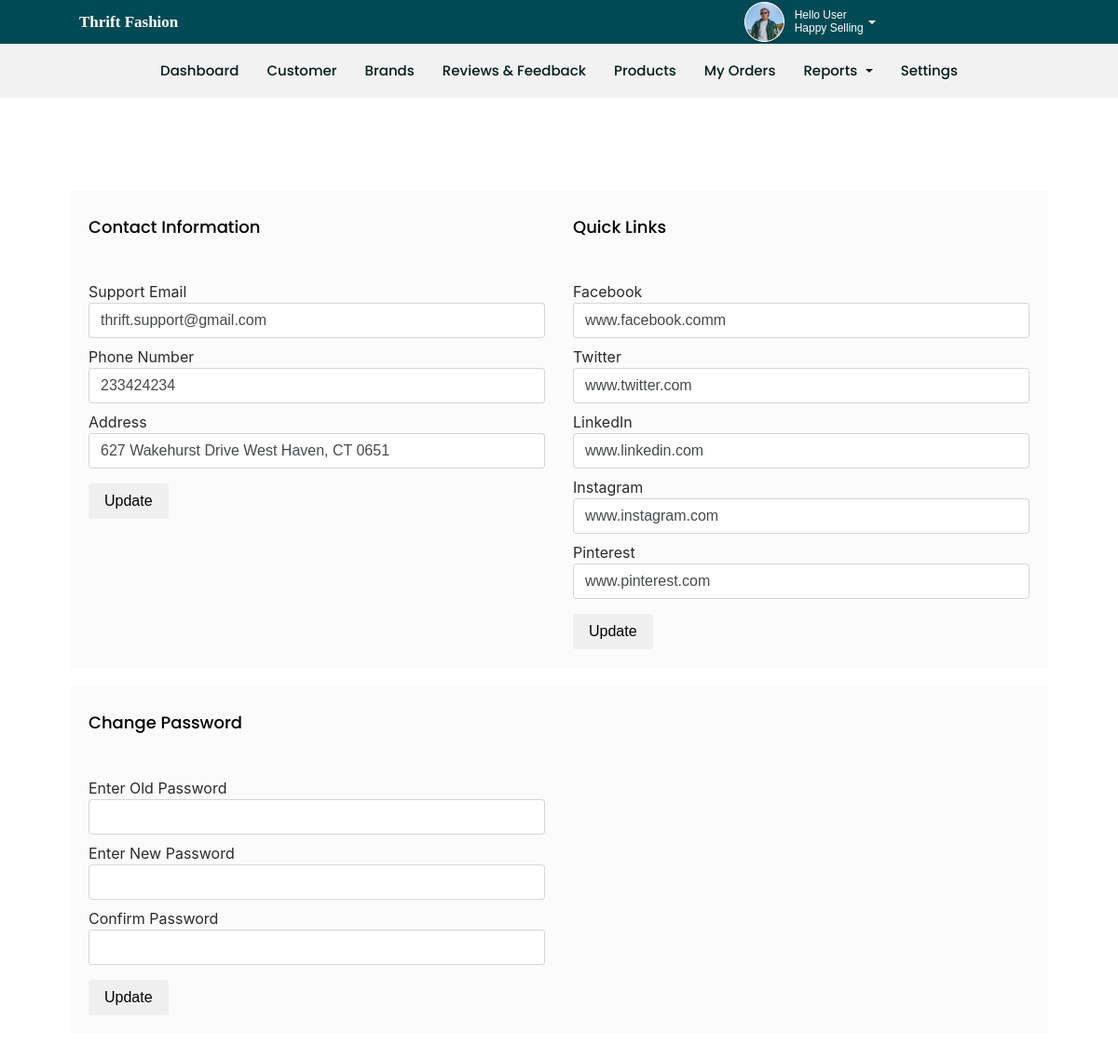
/panel/seller-account.php, run on an earlier commit of the app's database.
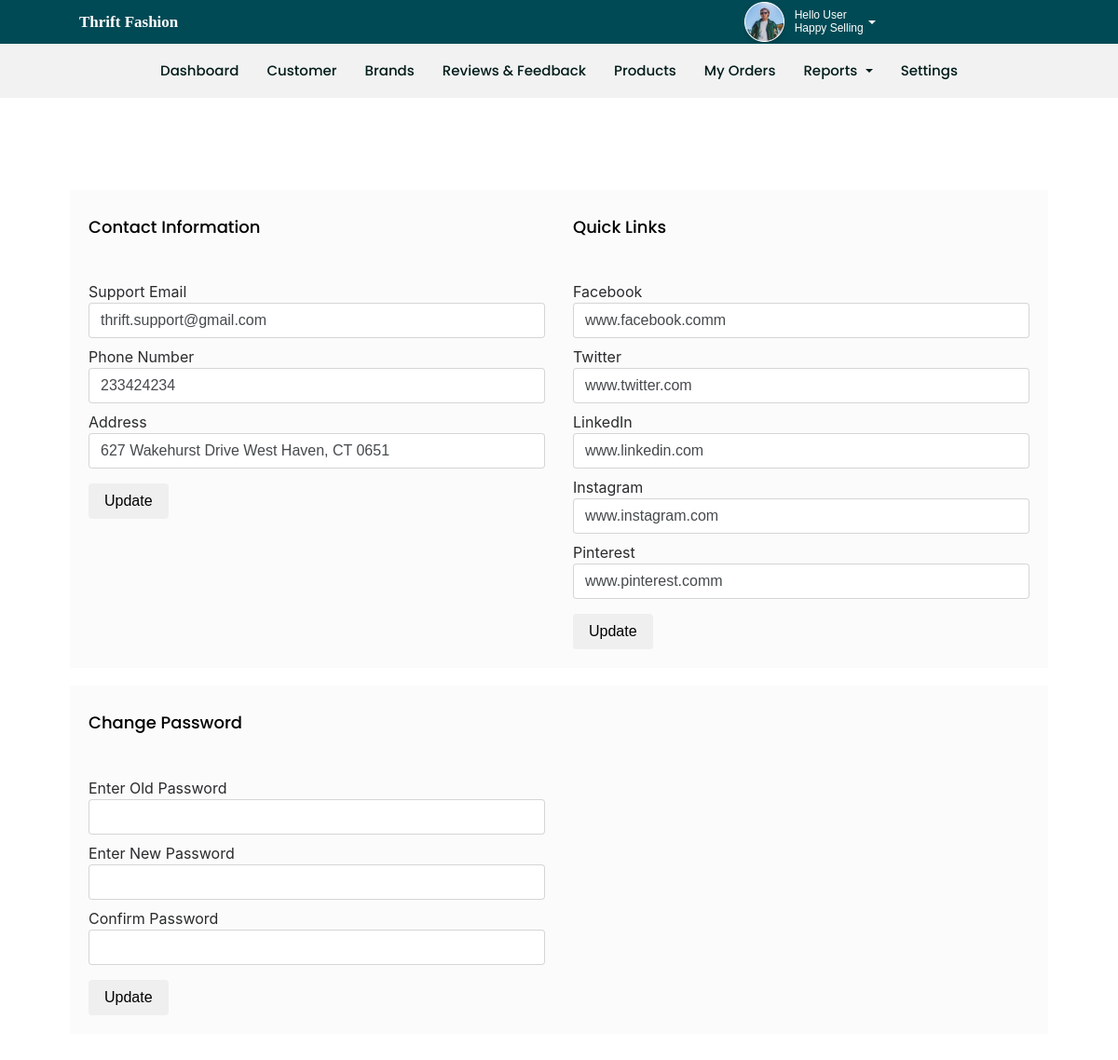
And on a later commit of the database.
### tables this page shows
CREATE TABLE `contact_setting` (
  `id` int(11) NOT NULL,
  `address` varchar(200) NOT NULL,
  `phone` bigint(11) NOT NULL,
  `support_mail` varchar(100) NOT NULL
);

CREATE TABLE `quick_links` (
  `id` int(11) NOT NULL,
  `facebook` varchar(50) NOT NULL,
  `twitter` varchar(50) NOT NULL,
  `instagram` varchar(50) NOT NULL,
  `linkedin` varchar(50) NOT NULL,
  `pinterest` varchar(50) NOT NULL
);

### panel/connect.php (called while the page is built, shortened)
<?php
class db{
    public $conn;
    function __construct() {
        $conn = new mysqli("localhost","root","","thrift-fashion");
        $this->conn = $conn;
    }
    public function select($query){
        $result = $this->conn->query($query);
        $data = mysqli_fetch_assoc($result);
        return $data;
    }
}
?>

### panel/seller-account.php (the view, shortened to what this page needs)
<?php
include 'header.php';
$contact = $data->select('select * from contact_setting');
$links = $data->select('select * from quick_links');
        ?>
<section class="dashboard">
    <div class="container-fluid">
        <div class="row">
            <div class="col-lg-12">
                <div class="bussiness_information">
                    <div class="row">
                        <div class="col-md-6">
                            <div class="headings_warpper">
                                <h4>Contact Information</h4>
                            </div>
                            <form method='post' class="w-100">
                                <label>Support Email</label>
                                <input type="email" name="email" value="<?= $contact['support_mail'] ?>" class="form-control mb-2"/>
                                <label>Phone Number</label>
                                <input type="text" name="phone" value="<?= $contact['phone'] ?>" class="form-control mb-2"/>
                                <label>Address</label>
                                <input type="text" name="address" value="<?= $contact['address'] ?>" class="form-control mb-2"/>
                                <button type="submit" name="contact" class="btn theme-btn mt-2">Update</button>
                            </form>
                        </div>
                        <div class="col-md-6">
                            <div class="headings_warpper">
                                <h4>Quick Links</h4>
                            </div>
                            <form method='post' class="w-100">
                                <label>Facebook</label>
                                <input type="text" name="facebook" value="<?= $links['facebook'] ?>" class="form-control mb-2"/>
                                <label>Twitter</label>
                                <input type="text" name="twitter" value="<?= $links['twitter'] ?>" class="form-control mb-2"/>
                                <label>LinkedIn</label>
                                <input type="text" name="linkedin" value="<?= $links['linkedin'] ?>" class="form-control mb-2"/>
                                <label>Instagram</label>
                                <input type="text" name="instagram" value="<?= $links['instagram'] ?>" class="form-control mb-2"/>
                                <label>Pinterest</label>
                                <input type="text" name="pinterest" value="<?= $links['pinterest'] ?>" class="form-control mb-2"/>
                                <button type="submit" name="link" class="btn theme-btn mt-2">Update</button>
                            </form>
                        </div>
                    </div>
                </div>
                <div class="bussiness_information">
                    <div class="row">
                        <div class="col-md-6">
                            <div class="headings_warpper">
                                <h4>Change Password</h4>
                            </div>
                            <form method='post' class="w-100">
                                <label>Enter Old Password</label>
                                <input type="password" name="old_password" value="" class="form-control mb-2"/>
                                <label>Enter New Password</label>
                                <input type="password" name="new_password" value="" class="form-control mb-2"/>
                                  <label>Confirm Password</label>
                                <input type="password" name="confirm_password" value="" class="form-control mb-2"/>
                                <button type="submit" class="btn theme-btn mt-2">Update</button>
                            </form>
                        </div>
                    </div>
                </div>
            </div>
        </div>
    </div>
</section>

### panel/header.php (shortened to what this page needs)
<?php
    include 'connect.php';
    $data = new db();
?>
<!DOCTYPE html>
<html lang="en">
<head>
<link rel="stylesheet" href="../../stackpath.bootstrapcdn.com/font-awesome/4.7.0/css/font-awesome.min.css">
<link rel="stylesheet" href="css/bootstrap.min.css">
<link rel="stylesheet" type="text/css" href="slick/slick.css" />
<link rel="stylesheet" type="text/css" href="slick/slick-theme.css" />
<link rel="stylesheet" href="../../cdnjs.cloudflare.com/ajax/libs/animate.css/4.1.1/animate.min.css" />
<link rel="stylesheet" href="../../cdnjs.cloudflare.com/ajax/libs/font-awesome/4.7.0/css/font-awesome.min.css">
<link rel="stylesheet" href="css/style.css">
<link rel="stylesheet" href="css/seller-home.css">
<link rel="stylesheet" href="css/seller-reviews.css">
<link rel="stylesheet" href="css/seller-products.css">
<link rel="stylesheet" href="css/seller-payment.css">
<link rel="stylesheet" href="css/seller-account.css">
<link rel="stylesheet" href="css/seller-add-product.css">
<link rel="stylesheet" href="css/seller-customer.css">
<link rel="stylesheet" href="css/seller-earning-report.css">
<link rel="stylesheet" href="css/seller-home.css">
<link rel="stylesheet" href="css/seller-order-detail.css">
<link rel="stylesheet" href="css/seller-orders.css">
<link rel="stylesheet" href="css/seller-earning-report.css">
<link rel="stylesheet" href="css/seller-leads.css">
</head>
<header id="seller-header">
    <div class="top-header">
        <div class="container-fluid">
            <div class="row">
                <div class="col-lg-4 align-self-center">
                    <div class="seller-header-wrapper">
                        <a href="index-2.php" class="header-name">Thrift Fashion</a>
                    </div>
                </div>
                <div class="col-lg-4"></div>
                <div class="col-lg-4 align-self-center ">
                    <div class="profile-wrapper">
                        <div class="user-img">
                            <div class="dropdown">
                                <button class="btn-secondary dropdown-toggle" type="button" id="dropdownMenuButton"
                                    data-toggle="dropdown" aria-haspopup="true" aria-expanded="false">
                                    <img src="img/profile.png" alt="">
                                    <span class="pro-name">
                                        <h6>Hello User <br> Happy Selling</h6>
                                    </span>
                                </button>
                            </div>
                        </div>
                    </div>
                </div>
            </div>
        </div>
    </div>
    <div class="seller-header-menu">
        <div class="container-fluid">
            <div class="row">
                <div class="col-lg-12">
                    <div class="menu-wrapper">
                        <ul>
                            <li class="nav-item">
                                <a href="seller-home.php" class="nav-link">Dashboard</a>
                            </li>
                            <li class="nav-item">
                                <a href="seller-customer.php" class="nav-link">Customer</a>
                            </li>
                            <li class="nav-item">
                                <a href="brands.php" class="nav-link">Brands</a>
                            </li>
                            <li class="nav-item">
                                <a href="seller-reviews.php" class="nav-link">Reviews & Feedback</a>
                            </li>
                            <li class="nav-item">
                                <a href="seller-products.php" class="nav-link">Products</a>
                            </li>
                            <li class="nav-item">
                                <a href="seller-orders.php" class="nav-link">My Orders</a>
                            </li>
                            <li class="nav-item dropdown">
                                <a class="nav-link dropdown-toggle" href="#" id="navbarDropdown" role="button"
                                    data-toggle="dropdown" aria-haspopup="true" aria-expanded="false">
                                    Reports
                                </a>
                            </li>
                            <li class="nav-item">
                                <a href="seller-account.php" class="nav-link">Settings</a>
                            </li>
                        </ul>
                    </div>
                </div>
            </div>
        </div>
    </div>
</header>

### panel/css/style.css (style rules this page uses)
h1, h2, h3, h4, h5, h6, p, a { font-family: "Montserrat", sans-serif; }

### panel/css/seller-home.css (style rules this page uses)
section.dashboard .row { display: flex; }
header#seller-header a.header-name { color: #fff; font-family: "Montserrat"; text-transform: capitalize; font-weight: bold; font-size: 17px; white-space: nowrap; }
#seller-header .container-fluid { margin: 0px 70px !important; }
#seller-header .top-header { background: #004a55; }
header#seller-header .seller-header-wrapper { display: flex; width: 100%; align-items: center; padding: 10px 0px; }
#seller-header .profile-wrapper .btn-secondary { background: transparent; border: none; color: #fff; }
#seller-header .profile-wrapper { display: flex; align-items: center; }
#seller-header .user-img button { display: flex; align-items: center; }
#seller-header .user-img h6 { font-size: 12px; text-align: initial; margin-left: 10px; margin-bottom: 0px; }
#seller-header .seller-header-menu { background: #f2f2f2; }
#seller-header .seller-header-menu ul { list-style: none; padding: 0px; display: flex; justify-content: center; align-items: center; margin: 0px; }
#seller-header .seller-header-menu { padding: 10px 0px; }
#seller-header .seller-header-menu ul li a { color: #001c1a; font-family: "Poppins"; font-weight: 500; font-size: 15px; }
.dashboard { padding: 80px 60px; }

### panel/css/seller-reviews.css (style rules this page uses)
fieldset, label { margin: 0; padding: 0; }

### panel/css/seller-account.css (style rules this page uses)
.dashboard .bussiness_information { padding-bottom: 10px; background-color: #b1b1b10d; padding: 20px; margin-top: 19px; }
.dashboard .bussiness_information .headings_warpper { display: flex; align-items: center; justify-content: space-between; padding-top: 10px; padding-bottom: 40px; }
.dashboard .bussiness_information .headings_warpper h4 { color: #000000; font-size: 18px; font-family: "Poppins"; }

What changed in the data, as far as the page shows it:
changed quick_links "www.facebook.comm": pinterest "www.pinterest.com" → "www.pinterest.comm"
